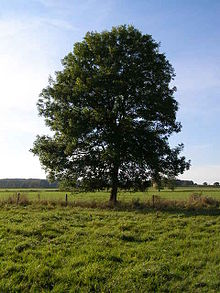
#> input picture ros_essentials/src/topic03_perception/images/tree.jpg, 220 x 293 px
$ python trackbar.py
#> lines starting #> are read from the running program, lines starting #| are printed output that depends on the picture; after the words box and inside, x2 and y2 are one past the last pixel; in counts of white or black regions, pixels touching at a corner belong together
#!/usr/bin/env python

import cv2
import numpy as np

def empty(i):
    pass

def on_trackbar(val):
    hue_min = cv2.getTrackbarPos("Hue Min", "TrackedBars")
    hue_max = cv2.getTrackbarPos("Hue Max", "TrackedBars")
    sat_min = cv2.getTrackbarPos("Sat Min", "TrackedBars")
    sat_max = cv2.getTrackbarPos("Sat Max", "TrackedBars")
    val_min = cv2.getTrackbarPos("Val Min", "TrackedBars")
    val_max = cv2.getTrackbarPos("Val Max", "TrackedBars")

    lower = np.array([hue_min, sat_min, val_min])
    upper = np.array([hue_max, sat_max, val_max])

    imgMASK = cv2.inRange(imgHSV, lower, upper)

    stitched_img = np.concatenate((img,imgHSV),axis=1)

    #cv2.imshow("Output1", img)
    #cv2.imshow("Output2", imgHSV)

    cv2.imshow("Mask", imgMASK)
    cv2.imshow("Original & HSV", stitched_img)

path = "images/tree.jpg"
cv2.namedWindow("TrackedBars")
cv2.resizeWindow("TrackedBars", 640, 150)
img = cv2.imread(path)
#> img is the input picture: shape (293, 220, 3); mean B, G, R 104.2, 119.8, 111.9
imgHSV = cv2.cvtColor(img, cv2.COLOR_BGR2HSV)
#> imgHSV: shape (293, 220, 3); mean H, S, V 61.5, 111.3, 129.5

cv2.createTrackbar("Hue Min", "TrackedBars", 0, 179, on_trackbar)
#> slider 'Hue Min' is set to 35
cv2.createTrackbar("Hue Max", "TrackedBars", 179, 179, on_trackbar)
cv2.createTrackbar("Sat Min", "TrackedBars", 0, 255, on_trackbar)
#> slider 'Sat Min' is set to 51
cv2.createTrackbar("Sat Max", "TrackedBars", 255, 255, on_trackbar)
cv2.createTrackbar("Val Min", "TrackedBars", 0, 255, on_trackbar)
#> slider 'Val Min' is set to 51
cv2.createTrackbar("Val Max", "TrackedBars", 255, 255, on_trackbar)

# Show some stuff
on_trackbar(0)
#> in on_trackbar, `imgMASK = cv2.inRange(imgHSV, lower, upper)`:
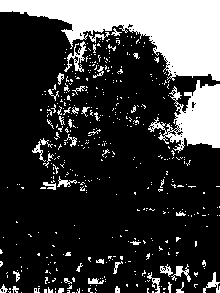
#> imgMASK: shape (293, 220); 22.8% white; 450 white regions (404 under 20 px), largest, box (x1, y1, x2, y2) and area: (0, 0, 220, 81) 8721, (148, 80, 220, 153) 2592, (64, 41, 87, 72) 234
#> in on_trackbar, `stitched_img = np.concatenate((img,imgHSV),axis=1)`:
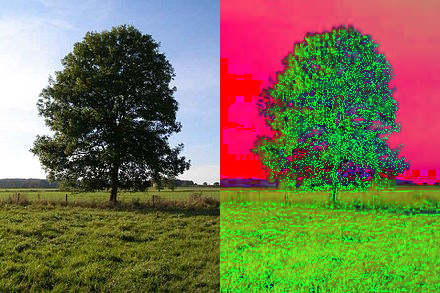
#> stitched_img: shape (293, 440, 3); mean B, G, R 82.9, 115.5, 120.7

# Wait until user press some key
cv2.waitKey()
cv2.destroyAllWindows()

$ run again, with ros_essentials/src/topic03_perception/images/chess.jpg copied over ros_essentials/src/topic03_perception/images/tree.jpg
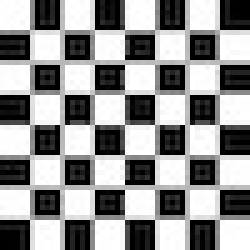
#> input picture ros_essentials/src/topic03_perception/images/chess.jpg, 50 x 50 px (shown 5 times larger)
#> img is the input picture: shape (50, 50, 3); min 0, max 255, mean 145.1
#> imgHSV: shape (50, 50, 3); mean H, S, V 0, 0, 145.1
#> imgMASK: shape (50, 50); every value is 0
#> in on_trackbar, `stitched_img = np.concatenate((img,imgHSV),axis=1)`:
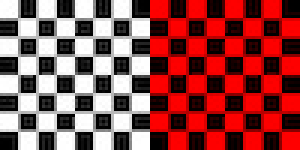
#> stitched_img: shape (50, 100, 3) (shown 3 times larger); mean B, G, R 72.5, 72.5, 145.1
